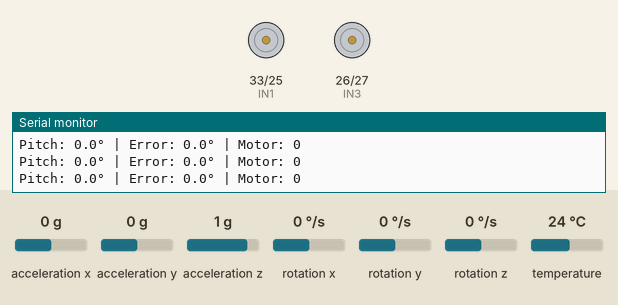
Bench run of a sketch on a simulated ESP32. Parts: motor-driver pin pairs drawn as motors (green arrow = first pin HIGH = forward, orange = second pin HIGH = backward, longer = more drive, scaled by the enable pin), the last lines printed to the serial monitor. Inputs (shaded band) come from the test bench; at power-on: acceleration x 0 g, rotation y 0 °/s, acceleration y 0 g, acceleration z 1 g, rotation x 0 °/s, rotation z 0 °/s, temperature 24 °C.

Above: at 8.3 s.
8.4 s: acceleration x set to -1.4 g
At 8.8 s:
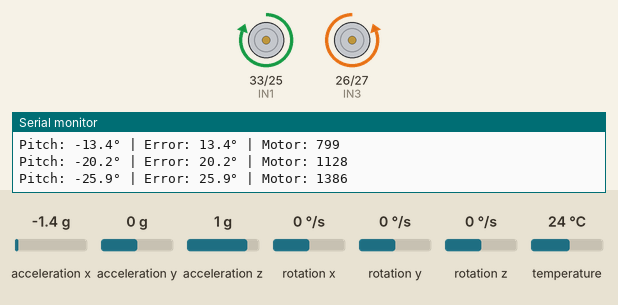
10.9 s: acceleration x set to -1 g
13.7 s: acceleration x set to -0.7 g
At 16.4 s:
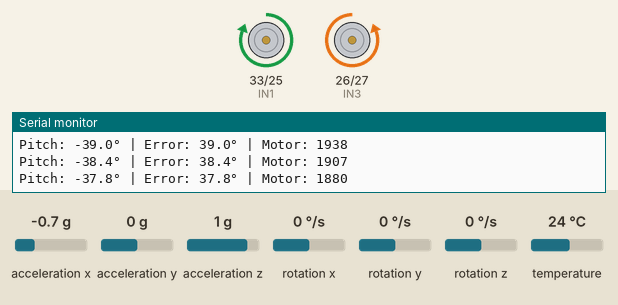
16.7 s: rotation y set to 100 °/s
At 18.7 s:
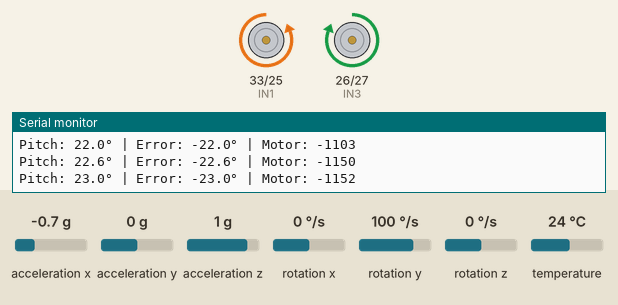
Timing chart, 0 to 19.8 s (numbered marks = the images above; inputs shaded):
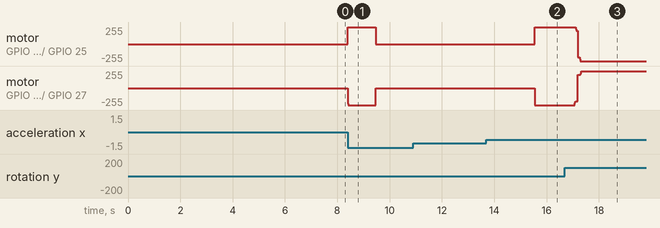

The sketch:

hoverboard.ino
```cpp
#include <Wire.h>
#include <Adafruit_MPU6050.h>
#include <Adafruit_Sensor.h>

Adafruit_MPU6050 mpu;

// Motor A pins (Left Motor)
const int IN1 = 33;
const int IN2 = 25;
const int ENA = 32;

// Motor B pins (Right Motor)
const int IN3 = 26;
const int IN4 = 27;
const int ENB = 14;

// PWM settings
const int freq = 25000;  // 25kHz - above human hearing range
const int resolution = 8;

// Motor calibration
float motorA_multiplier = 1.5;   // Motor A is weaker
float motorB_multiplier = 1.0;

// PID variables - TUNE THESE!
float setpoint = 0.0;    // Target angle (0 = vertical) - adjust if robot leans one way
float Kp = 50.0;         // Proportional gain - start here
float Ki = 0.0;          // Integral gain - add later if needed
float Kd = 2.0;          // Derivative gain - reduces oscillation

float lastError = 0.0;
float integral = 0.0;

// Complementary filter variables
float pitch = 0.0;
float gyroAngleY = 0.0;
unsigned long lastTime = 0;

// Motor speed limits
const int MAX_SPEED = 255;
const int MIN_SPEED = 200;  // Minimum working speed for your motors

void setup() {
  Serial.begin(115200);

  // Wait for Serial to initialize - CRITICAL FOR ESP32
  while (!Serial) {
    delay(10);
  }

  delay(1000);
  Serial.println("\n=== Self-Balancing Robot ===\n");

  // Motor setup
  pinMode(IN1, OUTPUT);
  pinMode(IN2, OUTPUT);
  pinMode(IN3, OUTPUT);
  pinMode(IN4, OUTPUT);

  // Use the older ledcAttach function for compatibility
  ledcAttach(ENA, freq, resolution);
  ledcAttach(ENB, freq, resolution);

  Serial.println("Motors initialized...");

  // MPU6050 setup with I2C pins explicitly set
  Wire.begin(4, 5); // SDA, SCL
  delay(100);

  Serial.println("Looking for MPU6050...");
  if (!mpu.begin(0x69, &Wire)) {
    Serial.println("Failed to find MPU6050!");
    Serial.println("Check wiring:");
    Serial.println("  VCC -> 3.3V");
    Serial.println("  GND -> GND");
    Serial.println("  SCL -> GPIO 22");
    Serial.println("  SDA -> GPIO 21");
    while (1) {
      delay(1000);
      Serial.println("Still waiting for MPU6050...");
    }
  }
  Serial.println("MPU6050 Found!");

  // Configure MPU6050
  mpu.setAccelerometerRange(MPU6050_RANGE_8_G);
  mpu.setGyroRange(MPU6050_RANGE_500_DEG);
  mpu.setFilterBandwidth(MPU6050_BAND_21_HZ);

  Serial.println("MPU6050 configured!");

  Serial.println("\n*** Calibrating... Keep robot FLAT on its side! ***");
  delay(3000);

  // Initial sensor reading
  sensors_event_t a, g, temp;
  mpu.getEvent(&a, &g, &temp);

  // Calculate initial pitch from accelerometer
  pitch = atan2(a.acceleration.x, a.acceleration.z) * 180.0 / PI;
  gyroAngleY = pitch;

  lastTime = millis();

  Serial.println("\n*** READY! Stand the robot UPRIGHT now! ***");
  Serial.println("The robot will try to balance in 3 seconds...\n");
  delay(3000);
  Serial.println("GO!\n");
}

void motorA(int speed) {
  // Apply calibration multiplier
  speed = (int)(speed * motorA_multiplier);
  speed = constrain(speed, -MAX_SPEED, MAX_SPEED);

  // Apply minimum speed threshold
  if (abs(speed) > 0 && abs(speed) < MIN_SPEED) {
    speed = (speed > 0) ? MIN_SPEED : -MIN_SPEED;
  }

  if (speed > 0) {
    digitalWrite(IN1, LOW);   // REVERSED
    digitalWrite(IN2, HIGH);  // REVERSED
    ledcWrite(ENA, speed);
  } else if (speed < 0) {
    digitalWrite(IN1, HIGH);  // REVERSED
    digitalWrite(IN2, LOW);   // REVERSED
    ledcWrite(ENA, -speed);
  } else {
    digitalWrite(IN1, LOW);
    digitalWrite(IN2, LOW);
    ledcWrite(ENA, 0);
  }
}

void motorB(int speed) {
  // Apply calibration multiplier
  speed = (int)(speed * motorB_multiplier);
  speed = constrain(speed, -MAX_SPEED, MAX_SPEED);

  // Apply minimum speed threshold
  if (abs(speed) > 0 && abs(speed) < MIN_SPEED) {
    speed = (speed > 0) ? MIN_SPEED : -MIN_SPEED;
  }

  if (speed > 0) {
    digitalWrite(IN3, HIGH);
    digitalWrite(IN4, LOW);
    ledcWrite(ENB, speed);
  } else if (speed < 0) {
    digitalWrite(IN3, LOW);
    digitalWrite(IN4, HIGH);
    ledcWrite(ENB, -speed);
  } else {
    digitalWrite(IN3, LOW);
    digitalWrite(IN4, LOW);
    ledcWrite(ENB, 0);
  }
}

void stopMotors() {
  motorA(0);
  motorB(0);
}

float calculatePID(float currentAngle) {
  unsigned long currentTime = millis();
  float dt = (currentTime - lastTime) / 1000.0;
  if (dt == 0) dt = 0.001; // Prevent division by zero
  lastTime = currentTime;

  // Calculate error
  float error = setpoint - currentAngle;

  // Proportional term
  float P = Kp * error;

  // Integral term (with anti-windup)
  integral += error * dt;
  integral = constrain(integral, -50, 50);
  float I = Ki * integral;

  // Derivative term
  float derivative = (error - lastError) / dt;
  float D = Kd * derivative;

  lastError = error;

  // Calculate total output
  float output = P + I + D;

  return output;
}

void loop() {
  // Read sensor data
  sensors_event_t a, g, temp;
  if (!mpu.getEvent(&a, &g, &temp)) {
    Serial.println("Failed to read MPU6050!");
    stopMotors();
    delay(1000);
    return;
  }

  // Calculate time step
  unsigned long currentTime = millis();
  float dt = (currentTime - lastTime) / 1000.0;
  if (dt == 0) dt = 0.001;

  // Calculate pitch angle from accelerometer (in degrees)
  float accelAngleY = atan2(a.acceleration.x, a.acceleration.z) * 180.0 / PI;

  // Complementary filter (98% gyro, 2% accel)
  pitch = 0.98 * (pitch + g.gyro.y * dt * 180.0/PI) + 0.02 * accelAngleY;

  // Calculate PID output
  float motorSpeed = calculatePID(pitch);

  // Safety check: if robot tilts too much, stop and reset
  if (abs(pitch) > 45) {
    stopMotors();
    integral = 0;
    Serial.println("*** FALLEN! Resetting... Stand upright again! ***");
    delay(1000);
  } else {
    // Apply motor speeds
    // Negative because forward motion corrects backward tilt
    motorA(-motorSpeed);
    motorB(-motorSpeed);
  }

  // Debug output every 100ms
  static unsigned long lastPrint = 0;
  if (millis() - lastPrint > 100) {
    lastPrint = millis();
    Serial.print("Pitch: ");
    Serial.print(pitch, 1);
    Serial.print("° | Error: ");
    Serial.print(setpoint - pitch, 1);
    Serial.print("° | Motor: ");
    Serial.println((int)motorSpeed);
  }

  // Small delay to prevent overwhelming the ESP32
  delay(10);
}
```

Measured:
- after the input at 8.4 s, motor on GPIO 33 (IN1) / GPIO 25 (IN2): stopped → forward 255/255 at once, → stopped 1.1 s later; motor on GPIO 26 (IN3) / GPIO 27 (IN4): stopped → backward 255/255 at once, → stopped 1.1 s later
- after the input at 13.7 s, motor on GPIO 33 (IN1) / GPIO 25 (IN2): stopped → forward 255/255 after 1.8 s; motor on GPIO 26 (IN3) / GPIO 27 (IN4): stopped → backward 255/255 after 1.8 s
- after the input at 16.7 s, motor on GPIO 33 (IN1) / GPIO 25 (IN2): forward 255/255 → forward 199/255 after 0.41 s, → backward 199/255 0.09 s later, → backward 255/255 0.07 s later; motor on GPIO 26 (IN3) / GPIO 27 (IN4): backward 255/255 → backward 199/255 after 0.39 s, → forward 199/255 0.11 s later, → forward 255/255 0.10 s later
